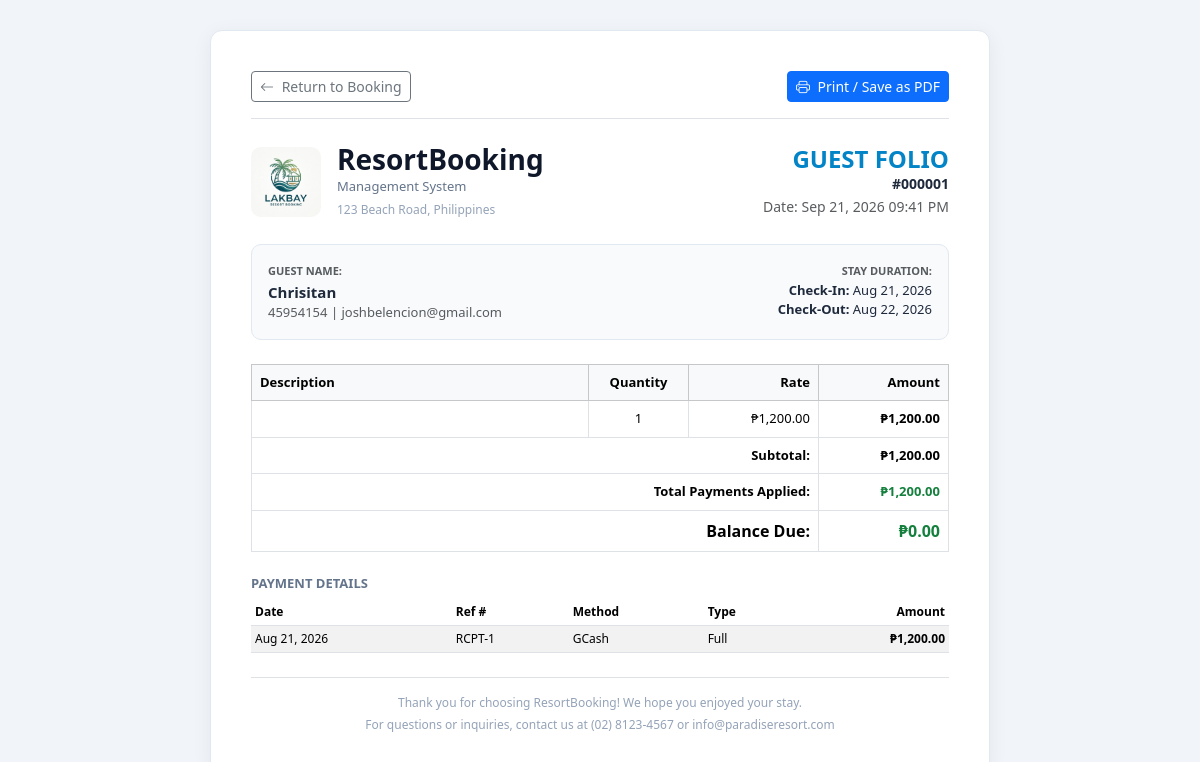
/receipt/index.php?id=1 (signed in), run on the app's committed database.
### tables this page shows
CREATE TABLE `reservations` (
  `ReservationId` int NOT NULL AUTO_INCREMENT,
  `UserId` int NOT NULL,
  `GuestId` int DEFAULT NULL,
  `CheckInDate` datetime(6) NOT NULL,
  `CheckOutDate` datetime(6) NOT NULL,
  `TotalAmount` decimal(12,2) NOT NULL,
  `Status` int NOT NULL,
  `SpecialRequests` longtext,
  `CreatedAt` datetime(6) NOT NULL,
  `UpdatedAt` datetime(6) NOT NULL,
  PRIMARY KEY (`ReservationId`),
  KEY `IX_Reservations_GuestId` (`GuestId`),
  KEY `IX_Reservations_UserId` (`UserId`),
  CONSTRAINT `FK_Reservations_GuestRecords_GuestId` FOREIGN KEY (`GuestId`) REFERENCES `guestrecords` (`GuestId`) ON DELETE SET NULL,
  CONSTRAINT `FK_Reservations_Users_UserId` FOREIGN KEY (`UserId`) REFERENCES `users` (`UserId`) ON DELETE RESTRICT
);

CREATE TABLE `guestrecords` (
  `GuestId` int NOT NULL AUTO_INCREMENT,
  `UserId` int DEFAULT NULL,
  `FirstName` varchar(100) NOT NULL,
  `LastName` varchar(100) NOT NULL,
  `Email` varchar(255) DEFAULT NULL,
  `PhoneNumber` varchar(20) DEFAULT NULL,
  `IdType` varchar(50) DEFAULT NULL,
  `IdNumber` varchar(100) DEFAULT NULL,
  `Address` longtext,
  `CreatedAt` datetime(6) NOT NULL,
  PRIMARY KEY (`GuestId`),
  KEY `IX_GuestRecords_UserId` (`UserId`),
  CONSTRAINT `FK_GuestRecords_Users_UserId` FOREIGN KEY (`UserId`) REFERENCES `users` (`UserId`)
);

CREATE TABLE `reservationitems` (
  `ItemId` int NOT NULL AUTO_INCREMENT,
  `ReservationId` int NOT NULL,
  `ItemType` int NOT NULL,
  `ReferenceId` int NOT NULL,
  `ScheduleId` int DEFAULT NULL,
  `Quantity` int NOT NULL,
  `UnitPrice` decimal(10,2) NOT NULL,
  `Subtotal` decimal(12,2) NOT NULL,
  `CreatedAt` datetime(6) NOT NULL,
  PRIMARY KEY (`ItemId`),
  KEY `IX_ReservationItems_ReservationId` (`ReservationId`),
  CONSTRAINT `FK_ReservationItems_Reservations_ReservationId` FOREIGN KEY (`ReservationId`) REFERENCES `reservations` (`ReservationId`) ON DELETE CASCADE
);

CREATE TABLE `payments` (
  `PaymentId` int NOT NULL AUTO_INCREMENT,
  `ReservationId` int NOT NULL,
  `Amount` decimal(12,2) NOT NULL,
  `PaymentMethod` int NOT NULL,
  `PaymentType` int NOT NULL,
  `ReferenceNumber` varchar(100) DEFAULT NULL,
  `PaymentDate` datetime(6) NOT NULL,
  `Status` int NOT NULL,
  `ProcessedBy` int DEFAULT NULL,
  PRIMARY KEY (`PaymentId`),
  KEY `IX_Payments_ProcessedBy` (`ProcessedBy`),
  KEY `IX_Payments_ReservationId` (`ReservationId`),
  CONSTRAINT `FK_Payments_Reservations_ReservationId` FOREIGN KEY (`ReservationId`) REFERENCES `reservations` (`ReservationId`) ON DELETE CASCADE,
  CONSTRAINT `FK_Payments_Users_ProcessedBy` FOREIGN KEY (`ProcessedBy`) REFERENCES `users` (`UserId`) ON DELETE SET NULL
);

### config/database.php (called while the page is built, shortened)
<?php
function url($path = '') {
    $path = '/' . ltrim($path, '/');
    return BASE_URL . $path;
}
function asset($path = '') {
    return url($path);
}

### config/settings.php (called while the page is built, shortened)
<?php
require_once __DIR__ . '/database.php';
function getResortSettings() {
    $filePath = ROOT_DIR . '/resort-settings.json';
    $defaultSettings = [
        'ResortName' => 'ResortBooking',
        'ResortSubtitle' => 'Management System',
        'LogoImage' => '/uploads/logo-20260821164822.jpg',
        'Address' => '123 Beach Road, Philippines',
        'Phone' => '(02) 8123-4567',
        'Email' => 'info@paradiseresort.com',
        'CheckInTime' => '14:00',
        'CheckOutTime' => '12:00',
        'DownpaymentPercent' => 50,
        'VatRate' => 12,
        'ServiceCharge' => 10
    ];
    if (file_exists($filePath)) {
        $content = file_get_contents($filePath);
        $json = json_decode($content, true);
        if (is_array($json)) {
            return array_merge($defaultSettings, $json);
        }
    }
    return $defaultSettings;
}

### includes/functions.php (called while the page is built, shortened)
<?php
require_once __DIR__ . '/../config/database.php';
function formatCurrency($amount) {
    return '₱' . number_format((float)$amount, 2);
}
function formatDate($dateStr, $format = 'M d, Y') {
    $time = strtotime($dateStr);
    return $time ? date($format, $time) : '-';
}
function getPaymentMethodName($method) {
    $map = [
        0 => 'Cash',
        1 => 'Card',
        2 => 'GCash',
        3 => 'Maya',
        4 => 'BankTransfer'
    ];
    if (is_numeric($method)) {
        return $map[(int)$method] ?? 'Other';
    }
    return (string)$method;
}
function getPaymentTypeName($type) {
    $map = [
        0 => 'Downpayment',
        1 => 'Full',
        2 => 'Partial',
        3 => 'Balance'
    ];
    if (is_numeric($type)) {
        return $map[(int)$type] ?? 'Payment';
    }
    return (string)$type;
}

### receipt/index.php (the view, shortened to what this page needs)
<?php
require_once __DIR__ . '/../config/database.php';
require_once __DIR__ . '/../config/settings.php';
require_once __DIR__ . '/../includes/functions.php';
$id = (int)($_GET['id'] ?? 0);
$resortSettings = getResortSettings();
$stmt = $pdo->prepare("SELECT r.*,
    COALESCE(CONCAT(g.FirstName, ' ', g.LastName), CONCAT(u.FirstName, ' ', u.LastName), 'Guest') as GuestName,
    g.PhoneNumber as GuestPhone,
    g.Email as GuestEmail
    FROM reservations r
    LEFT JOIN guestrecords g ON r.GuestId = g.GuestId
    LEFT JOIN users u ON r.UserId = u.UserId
    WHERE r.ReservationId = ?");
$stmt->execute([$id]);
$res = $stmt->fetch();
$stmtItems = $pdo->prepare("SELECT ri.*,
    CASE
        WHEN ri.ItemType = 0 THEN (SELECT CONCAT('Room ', r.RoomNumber, ' - ', rt.TypeName) FROM rooms r JOIN roomtypes rt ON r.RoomTypeId = rt.RoomTypeId WHERE r.RoomId = ri.ReferenceId)
        WHEN ri.ItemType = 1 THEN (SELECT a.ActivityName FROM activities a WHERE a.ActivityId = ri.ReferenceId)
        WHEN ri.ItemType = 2 THEN (SELECT f.FacilityName FROM facilities f WHERE f.FacilityId = ri.ReferenceId)
        ELSE 'Item'
    END as ItemDescription
    FROM reservationitems ri WHERE ri.ReservationId = ?");
$stmtItems->execute([$id]);
$items = $stmtItems->fetchAll();
$stmtPay = $pdo->prepare("SELECT * FROM payments WHERE ReservationId = ? AND Status = 1 ORDER BY PaymentDate ASC");
$stmtPay->execute([$id]);
$payments = $stmtPay->fetchAll();
$totalPaid = array_sum(array_column($payments, 'Amount'));
$balance = max(0, (float)$res['TotalAmount'] - $totalPaid);
?>
<!DOCTYPE html>
<html lang="en">
<head>
    <link href="https://cdn.jsdelivr.net/npm/bootstrap@5.3.3/dist/css/bootstrap.min.css" rel="stylesheet" />
    <link href="https://cdn.jsdelivr.net/npm/bootstrap-icons@1.11.3/font/bootstrap-icons.css" rel="stylesheet" />
</head>
<body>
    <div class="receipt-card">
        <div class="d-flex justify-content-between align-items-center mb-4 pb-3 border-bottom no-print">
            <a href="<?= url('/reservations/details.php?id=' . $res['ReservationId']) ?>" class="btn btn-sm btn-outline-secondary">
                <i class="bi bi-arrow-left me-1"></i> Return to Booking
            </a>
            <button onclick="window.print()" class="btn btn-sm btn-primary">
                <i class="bi bi-printer me-1"></i> Print / Save as PDF
            </button>
        </div>
        <div class="row align-items-center mb-4">
            <div class="col-7 d-flex align-items-center gap-3">
                <?php if (!empty($resortSettings['LogoImage'])): ?>
                    <img src="<?= asset($resortSettings['LogoImage']) ?>" alt="Logo" class="header-logo" />
                <?php endif; ?>
                <div>
                    <h3 style="font-weight:800; margin:0; color:#0f172a;"><?= htmlspecialchars($resortSettings['ResortName']) ?></h3>
                    <div style="font-size:13px; color:#64748b;"><?= htmlspecialchars($resortSettings['ResortSubtitle']) ?></div>
                    <small style="color:#94a3b8; font-size:12px;"><?= htmlspecialchars($resortSettings['Address']) ?></small>
                </div>
            </div>
            <div class="col-5 text-end">
                <h4 style="font-weight:800; color:#0284c7; margin:0;">GUEST FOLIO</h4>
                <div style="font-weight:700; font-size:14px;">#<?= str_pad($res['ReservationId'], 6, '0', STR_PAD_LEFT) ?></div>
                <small class="text-muted">Date: <?= date('M d, Y h:i A') ?></small>
            </div>
        </div>
        <div class="p-3 mb-4" style="background:#f8fafc; border-radius:10px; border:1px solid #e2e8f0;">
            <div class="row g-3" style="font-size:13px;">
                <div class="col-sm-6">
                    <span class="text-muted text-uppercase" style="font-size:11px; font-weight:600;">Guest Name:</span>
                    <div style="font-weight:700; font-size:15px;"><?= htmlspecialchars($res['GuestName']) ?></div>
                    <div class="text-muted"><?= htmlspecialchars($res['GuestPhone'] ?: '') ?> <?= htmlspecialchars($res['GuestEmail'] ? '| ' . $res['GuestEmail'] : '') ?></div>
                </div>
                <div class="col-sm-6 text-sm-end">
                    <span class="text-muted text-uppercase" style="font-size:11px; font-weight:600;">Stay Duration:</span>
                    <div><strong>Check-In:</strong> <?= formatDate($res['CheckInDate']) ?></div>
                    <div><strong>Check-Out:</strong> <?= formatDate($res['CheckOutDate']) ?></div>
                </div>
            </div>
        </div>
        <table class="table table-bordered mb-4" style="font-size:13px;">
            <thead class="table-light">
                <tr>
                    <th>Description</th>
                    <th style="text-align:center; width:100px;">Quantity</th>
                    <th style="text-align:right; width:130px;">Rate</th>
                    <th style="text-align:right; width:130px;">Amount</th>
                </tr>
            </thead>
            <tbody>
                <?php foreach ($items as $item): ?>
                    <tr>
                        <td><strong><?= htmlspecialchars($item['ItemDescription']) ?></strong></td>
                        <td style="text-align:center;"><?= (int)$item['Quantity'] ?></td>
                        <td style="text-align:right;"><?= formatCurrency($item['UnitPrice']) ?></td>
                        <td style="text-align:right;"><strong><?= formatCurrency($item['Subtotal']) ?></strong></td>
                    </tr>
                <?php endforeach; ?>
            </tbody>
            <tfoot>
                <tr>
                    <td colspan="3" style="text-align:right; font-weight:700;">Subtotal:</td>
                    <td style="text-align:right; font-weight:700;"><?= formatCurrency($res['TotalAmount']) ?></td>
                </tr>
                <tr>
                    <td colspan="3" style="text-align:right; font-weight:700;">Total Payments Applied:</td>
                    <td style="text-align:right; font-weight:700; color:#15803d;"><?= formatCurrency($totalPaid) ?></td>
                </tr>
                <tr style="font-size:16px;">
                    <td colspan="3" style="text-align:right; font-weight:800;">Balance Due:</td>
                    <td style="text-align:right; font-weight:800; color:<?= $balance > 0 ? '#dc2626' : '#15803d' ?>;">
                        <?= formatCurrency($balance) ?>
                    </td>
                </tr>
            </tfoot>
        </table>
        <?php if (!empty($payments)): ?>
            <h6 style="font-weight:700; font-size:13px; text-transform:uppercase; color:#64748b; margin-bottom:8px;">Payment Details</h6>
            <table class="table table-sm table-striped mb-4" style="font-size:12px;">
                <thead>
                    <tr>
                        <th>Date</th>
                        <th>Ref #</th>
                        <th>Method</th>
                        <th>Type</th>
                        <th style="text-align:right;">Amount</th>
                    </tr>
                </thead>
                <tbody>
                    <?php foreach ($payments as $p): ?>
                        <tr>
                            <td><?= formatDate($p['PaymentDate']) ?></td>
                            <td><?= htmlspecialchars($p['ReferenceNumber'] ?: 'RCPT-' . $p['PaymentId']) ?></td>
                            <td><?= getPaymentMethodName($p['PaymentMethod']) ?></td>
                            <td><?= getPaymentTypeName($p['PaymentType']) ?></td>
                            <td style="text-align:right; font-weight:600;"><?= formatCurrency($p['Amount']) ?></td>
                        </tr>
                    <?php endforeach; ?>
                </tbody>
            </table>
        <?php endif; ?>
        <div class="text-center pt-3 border-top" style="font-size:12px; color:#94a3b8;">
            <p style="margin:0 0 4px;">Thank you for choosing <?= htmlspecialchars($resortSettings['ResortName']) ?>! We hope you enjoyed your stay.</p>
            <p style="margin:0;">For questions or inquiries, contact us at <?= htmlspecialchars($resortSettings['Phone']) ?> or <?= htmlspecialchars($resortSettings['Email']) ?></p>
        </div>
    </div>
</body>
</html>

### receipt/index.php (style rules this page uses)
body { background: #f1f5f9; font-family: 'Segoe UI', Tahoma, Geneva, Verdana, sans-serif; padding: 30px 15px; color: #1e293b; }
.receipt-card { max-width: 780px; margin: 0 auto; background: #ffffff; border-radius: 12px; padding: 40px; box-shadow: 0 4px 20px rgba(0,0,0,0.06); border: 1px solid #e2e8f0; }
.header-logo { width: 70px; height: 70px; object-fit: cover; border-radius: 10px; }

### data on the page
reservations: ReservationId "000001", GuestId.PhoneNumber "45954154", GuestId.Email "| joshbelencion@gmail.com", CheckInDate "Aug 21, 2026", CheckOutDate "Aug 22, 2026", TotalAmount "₱1,200.00", TotalAmount "₱0.00"
reservationitems: Quantity "1", UnitPrice "₱1,200.00", Subtotal "₱1,200.00"
payments: PaymentDate "Aug 21, 2026", ReferenceNumber+PaymentId "RCPT-1", PaymentMethod "GCash", PaymentType "Full", Amount "₱1,200.00"

### other printed values
$resortSettings['ResortName'] "ResortBooking"
$resortSettings['ResortSubtitle'] "Management System"
$resortSettings['Address'] "123 Beach Road, Philippines"
$res['GuestName'] "Chrisitan"
formatCurrency($totalPaid) "₱1,200.00"
$resortSettings['Phone'] "(02) 8123-4567"
$resortSettings['Email'] "info@paradiseresort.com"
